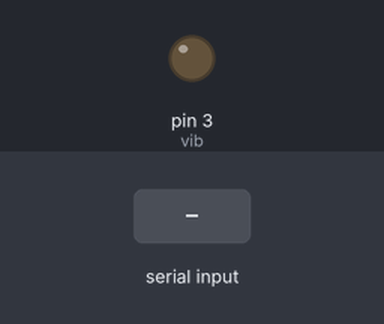
This sketch was run on a simulated Arduino Uno, built with avr-gcc and run on an emulated ATmega328P. Shown: output pins drawn as LEDs (lit = HIGH). Inputs (shaded band) come from the test bench.

Above: at 1.2 s.
1.3 s: "H" received over Serial
At 1.6 s:
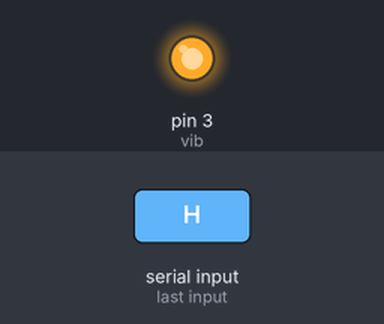
2.8 s: "L" received over Serial
At 4.0 s:
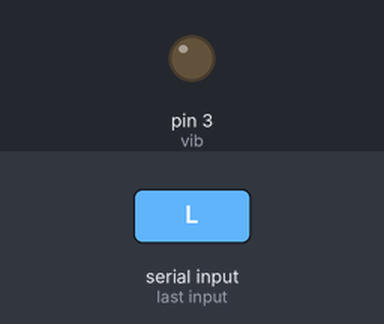
Timing chart, 0 to 5.8 s (numbered marks = the images above; inputs shaded):
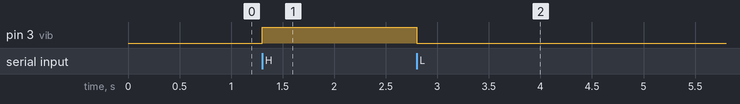

Measured:
- after the input at 1.3 s, pin 3 (vib): LOW → HIGH at once
- after the input at 2.8 s, pin 3 (vib): HIGH → LOW at once

The sketch:

Nano_borad_Control.ino
```cpp
const int vib = 3;
int incomingByte;

void setup() {
  // put your setup code here, to run once:
  Serial.begin(9600);
  pinMode(vib, OUTPUT);
}

void loop() {
  // put your main code here, to run repeatedly:
  if(Serial.available()>0){
    incomingByte = Serial.read();

    if(incomingByte == 'H'){
      digitalWrite(vib, HIGH);
    }
    else if(incomingByte == 'L'){
      digitalWrite(vib, LOW);
    }
  }
}
```
